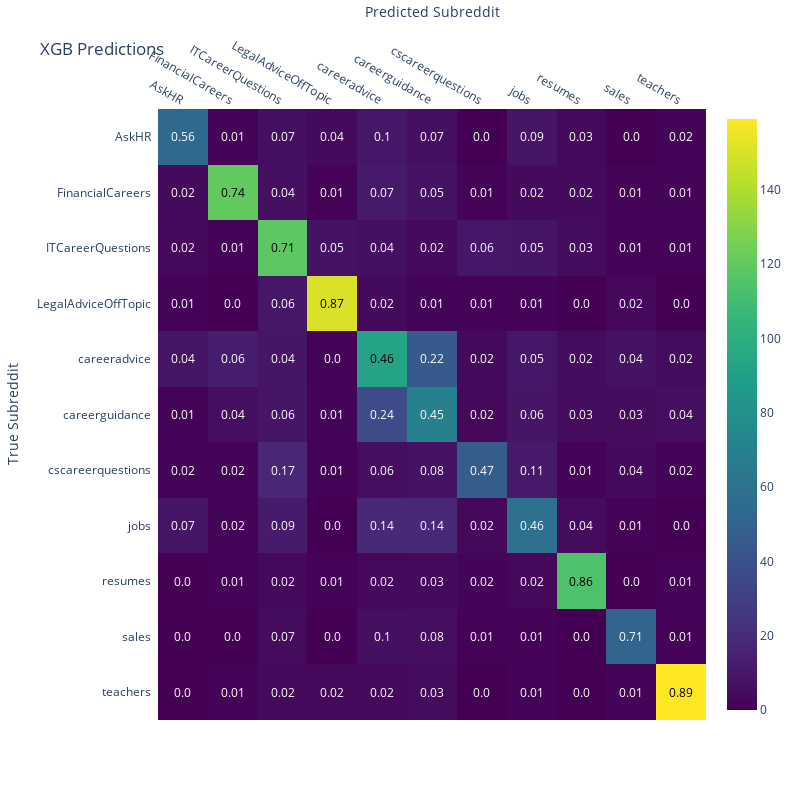

The code cell stored with this chart in its notebook:
### Markdown cell above
XGBoost in comprasion to the linear svc

### Code cell
#XGB
predicted_subreddit_names = label_encoder.inverse_transform(results)
true_subreddit_names = label_encoder.inverse_transform(y_test)

# Compute the confusion matrix
conf_matrix = confusion_matrix(true_subreddit_names, predicted_subreddit_names)

# Get unique class names in the right order
sorted_unique_names = np.unique(np.concatenate((true_subreddit_names, predicted_subreddit_names)))

# Create the heatmap
fig = ff.create_annotated_heatmap(
    z=conf_matrix,
    x=sorted_unique_names.tolist(),  
    y=sorted_unique_names.tolist(),  
    colorscale='Viridis',
    annotation_text=np.around(conf_matrix.astype(float) / conf_matrix.sum(axis=1)[:, np.newaxis], decimals=2).astype(str),
    hoverinfo="z",
    showscale=True
)

# Update the layout
fig.update_layout(
    title='XGB Predictions',
    xaxis=dict(title='Predicted Subreddit'),
    yaxis=dict(title='True Subreddit', autorange='reversed'),
    width=800,  
    height=800,
)

# Show the figure
fig.show()

### Figure 1 — Plotly figure (JSON) as saved in the notebook; plotly's stock layout.template omitted (floating-point values rounded to 4 significant figures)
{"data": [{"colorscale": [[0, "#440154"], [0.1111, "#482878"], [0.2222, "#3e4989"], [0.3333, "#31688e"], [0.4444, "#26828e"], [0.5556, "#1f9e89"], [0.6667, "#35b779"], [0.7778, "#6ece58"], [0.8889, "#b5de2b"], [1, "#fde725"]], "hoverinfo": "z", "reversescale": false, "showscale": true, "type": "heatmap", "x": ["AskHR", "FinancialCareers", "ITCareerQuestions", "LegalAdviceOffTopic", "careeradvice", "careerguidance", "cscareerquestions", "jobs", "resumes", "sales", "teachers"], "y": ["AskHR", "FinancialCareers", "ITCareerQuestions", "LegalAdviceOffTopic", "careeradvice", "careerguidance", "cscareerquestions", "jobs", "resumes", "sales", "teachers"], "z": [[54, 1, 7, 4, 10, 7, 0, 9, 3, 0, 2], [4, 120, 7, 1, 11, 8, 1, 4, 4, 1, 2], [3, 1, 118, 8, 7, 4, 10, 9, 5, 1, 1], [1, 0, 10, 150, 4, 2, 1, 2, 0, 3, 0], [9, 13, 9, 1, 92, 45, 4, 10, 5, 8, 5], [1, 6, 9, 2, 37, 69, 3, 9, 5, 5, 6], [2, 2, 17, 1, 6, 8, 47, 11, 1, 4, 2], [9, 2, 12, 0, 18, 18, 3, 59, 5, 1, 0], [0, 1, 3, 1, 3, 4, 2, 3, 114, 0, 1], [0, 0, 5, 0, 7, 6, 1, 1, 0, 51, 1], [0, 1, 4, 3, 3, 5, 0, 1, 0, 2, 159]]}], "layout": {"annotations": [{"font": {"color": "#FFFFFF"}, "showarrow": false, "text": "0.56", "x": "AskHR", "xref": "x", "y": "AskHR", "yref": "y"}, {"font": {"color": "#FFFFFF"}, "showarrow": false, "text": "0.01", "x": "FinancialCareers", "xref": "x", "y": "AskHR", "yref": "y"}, {"font": {"color": "#FFFFFF"}, "showarrow": false, "text": "0.07", "x": "ITCareerQuestions", "xref": "x", "y": "AskHR", "yref": "y"}, {"font": {"color": "#FFFFFF"}, "showarrow": false, "text": "0.04", "x": "LegalAdviceOffTopic", "xref": "x", "y": "AskHR", "yref": "y"}, {"font": {"color": "#FFFFFF"}, "showarrow": false, "text": "0.1", "x": "careeradvice", "xref": "x", "y": "AskHR", "yref": "y"}, {"font": {"color": "#FFFFFF"}, "showarrow": false, "text": "0.07", "x": "careerguidance", "xref": "x", "y": "AskHR", "yref": "y"}, {"font": {"color": "#FFFFFF"}, "showarrow": false, "text": "0.0", "x": "cscareerquestions", "xref": "x", "y": "AskHR", "yref": "y"}, {"font": {"color": "#FFFFFF"}, "showarrow": false, "text": "0.09", "x": "jobs", "xref": "x", "y": "AskHR", "yref": "y"}, {"font": {"color": "#FFFFFF"}, "showarrow": false, "text": "0.03", "x": "resumes", "xref": "x", "y": "AskHR", "yref": "y"}, {"font": {"color": "#FFFFFF"}, "showarrow": false, "text": "0.0", "x": "sales", "xref": "x", "y": "AskHR", "yref": "y"}, {"font": {"color": "#FFFFFF"}, "showarrow": false, "text": "0.02", "x": "teachers", "xref": "x", "y": "AskHR", "yref": "y"}, {"font": {"color": "#FFFFFF"}, "showarrow": false, "text": "0.02", "x": "AskHR", "xref": "x", "y": "FinancialCareers", "yref": "y"}, {"font": {"color": "#000000"}, "showarrow": false, "text": "0.74", "x": "FinancialCareers", "xref": "x", "y": "FinancialCareers", "yref": "y"}, {"font": {"color": "#FFFFFF"}, "showarrow": false, "text": "0.04", "x": "ITCareerQuestions", "xref": "x", "y": "FinancialCareers", "yref": "y"}, {"font": {"color": "#FFFFFF"}, "showarrow": false, "text": "0.01", "x": "LegalAdviceOffTopic", "xref": "x", "y": "FinancialCareers", "yref": "y"}, {"font": {"color": "#FFFFFF"}, "showarrow": false, "text": "0.07", "x": "careeradvice", "xref": "x", "y": "FinancialCareers", "yref": "y"}, {"font": {"color": "#FFFFFF"}, "showarrow": false, "text": "0.05", "x": "careerguidance", "xref": "x", "y": "FinancialCareers", "yref": "y"}, {"font": {"color": "#FFFFFF"}, "showarrow": false, "text": "0.01", "x": "cscareerquestions", "xref": "x", "y": "FinancialCareers", "yref": "y"}, {"font": {"color": "#FFFFFF"}, "showarrow": false, "text": "0.02", "x": "jobs", "xref": "x", "y": "FinancialCareers", "yref": "y"}, {"font": {"color": "#FFFFFF"}, "showarrow": false, "text": "0.02", "x": "resumes", "xref": "x", "y": "FinancialCareers", "yref": "y"}, {"font": {"color": "#FFFFFF"}, "showarrow": false, "text": "0.01", "x": "sales", "xref": "x", "y": "FinancialCareers", "yref": "y"}, {"font": {"color": "#FFFFFF"}, "showarrow": false, "text": "0.01", "x": "teachers", "xref": "x", "y": "FinancialCareers", "yref": "y"}, {"font": {"color": "#FFFFFF"}, "showarrow": false, "text": "0.02", "x": "AskHR", "xref": "x", "y": "ITCareerQuestions", "yref": "y"}, {"font": {"color": "#FFFFFF"}, "showarrow": false, "text": "0.01", "x": "FinancialCareers", "xref": "x", "y": "ITCareerQuestions", "yref": "y"}, {"font": {"color": "#000000"}, "showarrow": false, "text": "0.71", "x": "ITCareerQuestions", "xref": "x", "y": "ITCareerQuestions", "yref": "y"}, {"font": {"color": "#FFFFFF"}, "showarrow": false, "text": "0.05", "x": "LegalAdviceOffTopic", "xref": "x", "y": "ITCareerQuestions", "yref": "y"}, {"font": {"color": "#FFFFFF"}, "showarrow": false, "text": "0.04", "x": "careeradvice", "xref": "x", "y": "ITCareerQuestions", "yref": "y"}, {"font": {"color": "#FFFFFF"}, "showarrow": false, "text": "0.02", "x": "careerguidance", "xref": "x", "y": "ITCareerQuestions", "yref": "y"}, {"font": {"color": "#FFFFFF"}, "showarrow": false, "text": "0.06", "x": "cscareerquestions", "xref": "x", "y": "ITCareerQuestions", "yref": "y"}, {"font": {"color": "#FFFFFF"}, "showarrow": false, "text": "0.05", "x": "jobs", "xref": "x", "y": "ITCareerQuestions", "yref": "y"}, {"font": {"color": "#FFFFFF"}, "showarrow": false, "text": "0.03", "x": "resumes", "xref": "x", "y": "ITCareerQuestions", "yref": "y"}, {"font": {"color": "#FFFFFF"}, "showarrow": false, "text": "0.01", "x": "sales", "xref": "x", "y": "ITCareerQuestions", "yref": "y"}, {"font": {"color": "#FFFFFF"}, "showarrow": false, "text": "0.01", "x": "teachers", "xref": "x", "y": "ITCareerQuestions", "yref": "y"}, {"font": {"color": "#FFFFFF"}, "showarrow": false, "text": "0.01", "x": "AskHR", "xref": "x", "y": "LegalAdviceOffTopic", "yref": "y"}, {"font": {"color": "#FFFFFF"}, "showarrow": false, "text": "0.0", "x": "FinancialCareers", "xref": "x", "y": "LegalAdviceOffTopic", "yref": "y"}, {"font": {"color": "#FFFFFF"}, "showarrow": false, "text": "0.06", "x": "ITCareerQuestions", "xref": "x", "y": "LegalAdviceOffTopic", "yref": "y"}, {"font": {"color": "#000000"}, "showarrow": false, "text": "0.87", "x": "LegalAdviceOffTopic", "xref": "x", "y": "LegalAdviceOffTopic", "yref": "y"}, {"font": {"color": "#FFFFFF"}, "showarrow": false, "text": "0.02", "x": "careeradvice", "xref": "x", "y": "LegalAdviceOffTopic", "yref": "y"}, {"font": {"color": "#FFFFFF"}, "showarrow": false, "text": "0.01", "x": "careerguidance", "xref": "x", "y": "LegalAdviceOffTopic", "yref": "y"}, {"font": {"color": "#FFFFFF"}, "showarrow": false, "text": "0.01", "x": "cscareerquestions", "xref": "x", "y": "LegalAdviceOffTopic", "yref": "y"}, {"font": {"color": "#FFFFFF"}, "showarrow": false, "text": "0.01", "x": "jobs", "xref": "x", "y": "LegalAdviceOffTopic", "yref": "y"}, {"font": {"color": "#FFFFFF"}, "showarrow": false, "text": "0.0", "x": "resumes", "xref": "x", "y": "LegalAdviceOffTopic", "yref": "y"}, {"font": {"color": "#FFFFFF"}, "showarrow": false, "text": "0.02", "x": "sales", "xref": "x", "y": "LegalAdviceOffTopic", "yref": "y"}, {"font": {"color": "#FFFFFF"}, "showarrow": false, "text": "0.0", "x": "teachers", "xref": "x", "y": "LegalAdviceOffTopic", "yref": "y"}, {"font": {"color": "#FFFFFF"}, "showarrow": false, "text": "0.04", "x": "AskHR", "xref": "x", "y": "careeradvice", "yref": "y"}, {"font": {"color": "#FFFFFF"}, "showarrow": false, "text": "0.06", "x": "FinancialCareers", "xref": "x", "y": "careeradvice", "yref": "y"}, {"font": {"color": "#FFFFFF"}, "showarrow": false, "text": "0.04", "x": "ITCareerQuestions", "xref": "x", "y": "careeradvice", "yref": "y"}, {"font": {"color": "#FFFFFF"}, "showarrow": false, "text": "0.0", "x": "LegalAdviceOffTopic", "xref": "x", "y": "careeradvice", "yref": "y"}, {"font": {"color": "#000000"}, "showarrow": false, "text": "0.46", "x": "careeradvice", "xref": "x", "y": "careeradvice", "yref": "y"}, {"font": {"color": "#FFFFFF"}, "showarrow": false, "text": "0.22", "x": "careerguidance", "xref": "x", "y": "careeradvice", "yref": "y"}, {"font": {"color": "#FFFFFF"}, "showarrow": false, "text": "0.02", "x": "cscareerquestions", "xref": "x", "y": "careeradvice", "yref": "y"}, {"font": {"color": "#FFFFFF"}, "showarrow": false, "text": "0.05", "x": "jobs", "xref": "x", "y": "careeradvice", "yref": "y"}, {"font": {"color": "#FFFFFF"}, "showarrow": false, "text": "0.02", "x": "resumes", "xref": "x", "y": "careeradvice", "yref": "y"}, {"font": {"color": "#FFFFFF"}, "showarrow": false, "text": "0.04", "x": "sales", "xref": "x", "y": "careeradvice", "yref": "y"}, {"font": {"color": "#FFFFFF"}, "showarrow": false, "text": "0.02", "x": "teachers", "xref": "x", "y": "careeradvice", "yref": "y"}, {"font": {"color": "#FFFFFF"}, "showarrow": false, "text": "0.01", "x": "AskHR", "xref": "x", "y": "careerguidance", "yref": "y"}, {"font": {"color": "#FFFFFF"}, "showarrow": false, "text": "0.04", "x": "FinancialCareers", "xref": "x", "y": "careerguidance", "yref": "y"}, {"font": {"color": "#FFFFFF"}, "showarrow": false, "text": "0.06", "x": "ITCareerQuestions", "xref": "x", "y": "careerguidance", "yref": "y"}, {"font": {"color": "#FFFFFF"}, "showarrow": false, "text": "0.01", "x": "LegalAdviceOffTopic", "xref": "x", "y": "careerguidance", "yref": "y"}, {"font": {"color": "#FFFFFF"}, "showarrow": false, "text": "0.24", "x": "careeradvice", "xref": "x", "y": "careerguidance", "yref": "y"}, {"font": {"color": "#FFFFFF"}, "showarrow": false, "text": "0.45", "x": "careerguidance", "xref": "x", "y": "careerguidance", "yref": "y"}, {"font": {"color": "#FFFFFF"}, "showarrow": false, "text": "0.02", "x": "cscareerquestions", "xref": "x", "y": "careerguidance", "yref": "y"}, {"font": {"color": "#FFFFFF"}, "showarrow": false, "text": "0.06", "x": "jobs", "xref": "x", "y": "careerguidance", "yref": "y"}, {"font": {"color": "#FFFFFF"}, "showarrow": false, "text": "0.03", "x": "resumes", "xref": "x", "y": "careerguidance", "yref": "y"}, {"font": {"color": "#FFFFFF"}, "showarrow": false, "text": "0.03", "x": "sales", "xref": "x", "y": "careerguidance", "yref": "y"}, {"font": {"color": "#FFFFFF"}, "showarrow": false, "text": "0.04", "x": "teachers", "xref": "x", "y": "careerguidance", "yref": "y"}, {"font": {"color": "#FFFFFF"}, "showarrow": false, "text": "0.02", "x": "AskHR", "xref": "x", "y": "cscareerquestions", "yref": "y"}, {"font": {"color": "#FFFFFF"}, "showarrow": false, "text": "0.02", "x": "FinancialCareers", "xref": "x", "y": "cscareerquestions", "yref": "y"}, {"font": {"color": "#FFFFFF"}, "showarrow": false, "text": "0.17", "x": "ITCareerQuestions", "xref": "x", "y": "cscareerquestions", "yref": "y"}, {"font": {"color": "#FFFFFF"}, "showarrow": false, "text": "0.01", "x": "LegalAdviceOffTopic", "xref": "x", "y": "cscareerquestions", "yref": "y"}, {"font": {"color": "#FFFFFF"}, "showarrow": false, "text": "0.06", "x": "careeradvice", "xref": "x", "y": "cscareerquestions", "yref": "y"}, {"font": {"color": "#FFFFFF"}, "showarrow": false, "text": "0.08", "x": "careerguidance", "xref": "x", "y": "cscareerquestions", "yref": "y"}, {"font": {"color": "#FFFFFF"}, "showarrow": false, "text": "0.47", "x": "cscareerquestions", "xref": "x", "y": "cscareerquestions", "yref": "y"}, {"font": {"color": "#FFFFFF"}, "showarrow": false, "text": "0.11", "x": "jobs", "xref": "x", "y": "cscareerquestions", "yref": "y"}, {"font": {"color": "#FFFFFF"}, "showarrow": false, "text": "0.01", "x": "resumes", "xref": "x", "y": "cscareerquestions", "yref": "y"}, {"font": {"color": "#FFFFFF"}, "showarrow": false, "text": "0.04", "x": "sales", "xref": "x", "y": "cscareerquestions", "yref": "y"}, {"font": {"color": "#FFFFFF"}, "showarrow": false, "text": "0.02", "x": "teachers", "xref": "x", "y": "cscareerquestions", "yref": "y"}, {"font": {"color": "#FFFFFF"}, "showarrow": false, "text": "0.07", "x": "AskHR", "xref": "x", "y": "jobs", "yref": "y"}, {"font": {"color": "#FFFFFF"}, "showarrow": false, "text": "0.02", "x": "FinancialCareers", "xref": "x", "y": "jobs", "yref": "y"}, {"font": {"color": "#FFFFFF"}, "showarrow": false, "text": "0.09", "x": "ITCareerQuestions", "xref": "x", "y": "jobs", "yref": "y"}, {"font": {"color": "#FFFFFF"}, "showarrow": false, "text": "0.0", "x": "LegalAdviceOffTopic", "xref": "x", "y": "jobs", "yref": "y"}, {"font": {"color": "#FFFFFF"}, "showarrow": false, "text": "0.14", "x": "careeradvice", "xref": "x", "y": "jobs", "yref": "y"}, {"font": {"color": "#FFFFFF"}, "showarrow": false, "text": "0.14", "x": "careerguidance", "xref": "x", "y": "jobs", "yref": "y"}, {"font": {"color": "#FFFFFF"}, "showarrow": false, "text": "0.02", "x": "cscareerquestions", "xref": "x", "y": "jobs", "yref": "y"}, {"font": {"color": "#FFFFFF"}, "showarrow": false, "text": "0.46", "x": "jobs", "xref": "x", "y": "jobs", "yref": "y"}, {"font": {"color": "#FFFFFF"}, "showarrow": false, "text": "0.04", "x": "resumes", "xref": "x", "y": "jobs", "yref": "y"}, {"font": {"color": "#FFFFFF"}, "showarrow": false, "text": "0.01", "x": "sales", "xref": "x", "y": "jobs", "yref": "y"}, {"font": {"color": "#FFFFFF"}, "showarrow": false, "text": "0.0", "x": "teachers", "xref": "x", "y": "jobs", "yref": "y"}, {"font": {"color": "#FFFFFF"}, "showarrow": false, "text": "0.0", "x": "AskHR", "xref": "x", "y": "resumes", "yref": "y"}, {"font": {"color": "#FFFFFF"}, "showarrow": false, "text": "0.01", "x": "FinancialCareers", "xref": "x", "y": "resumes", "yref": "y"}, {"font": {"color": "#FFFFFF"}, "showarrow": false, "text": "0.02", "x": "ITCareerQuestions", "xref": "x", "y": "resumes", "yref": "y"}, {"font": {"color": "#FFFFFF"}, "showarrow": false, "text": "0.01", "x": "LegalAdviceOffTopic", "xref": "x", "y": "resumes", "yref": "y"}, {"font": {"color": "#FFFFFF"}, "showarrow": false, "text": "0.02", "x": "careeradvice", "xref": "x", "y": "resumes", "yref": "y"}, {"font": {"color": "#FFFFFF"}, "showarrow": false, "text": "0.03", "x": "careerguidance", "xref": "x", "y": "resumes", "yref": "y"}, {"font": {"color": "#FFFFFF"}, "showarrow": false, "text": "0.02", "x": "cscareerquestions", "xref": "x", "y": "resumes", "yref": "y"}, {"font": {"color": "#FFFFFF"}, "showarrow": false, "text": "0.02", "x": "jobs", "xref": "x", "y": "resumes", "yref": "y"}, {"font": {"color": "#000000"}, "showarrow": false, "text": "0.86", "x": "resumes", "xref": "x", "y": "resumes", "yref": "y"}, {"font": {"color": "#FFFFFF"}, "showarrow": false, "text": "0.0", "x": "sales", "xref": "x", "y": "resumes", "yref": "y"}, {"font": {"color": "#FFFFFF"}, "showarrow": false, "text": "0.01", "x": "teachers", "xref": "x", "y": "resumes", "yref": "y"}, {"font": {"color": "#FFFFFF"}, "showarrow": false, "text": "0.0", "x": "AskHR", "xref": "x", "y": "sales", "yref": "y"}, {"font": {"color": "#FFFFFF"}, "showarrow": false, "text": "0.0", "x": "FinancialCareers", "xref": "x", "y": "sales", "yref": "y"}, {"font": {"color": "#FFFFFF"}, "showarrow": false, "text": "0.07", "x": "ITCareerQuestions", "xref": "x", "y": "sales", "yref": "y"}, {"font": {"color": "#FFFFFF"}, "showarrow": false, "text": "0.0", "x": "LegalAdviceOffTopic", "xref": "x", "y": "sales", "yref": "y"}, {"font": {"color": "#FFFFFF"}, "showarrow": false, "text": "0.1", "x": "careeradvice", "xref": "x", "y": "sales", "yref": "y"}, {"font": {"color": "#FFFFFF"}, "showarrow": false, "text": "0.08", "x": "careerguidance", "xref": "x", "y": "sales", "yref": "y"}, {"font": {"color": "#FFFFFF"}, "showarrow": false, "text": "0.01", "x": "cscareerquestions", "xref": "x", "y": "sales", "yref": "y"}, {"font": {"color": "#FFFFFF"}, "showarrow": false, "text": "0.01", "x": "jobs", "xref": "x", "y": "sales", "yref": "y"}, {"font": {"color": "#FFFFFF"}, "showarrow": false, "text": "0.0", "x": "resumes", "xref": "x", "y": "sales", "yref": "y"}, {"font": {"color": "#FFFFFF"}, "showarrow": false, "text": "0.71", "x": "sales", "xref": "x", "y": "sales", "yref": "y"}, {"font": {"color": "#FFFFFF"}, "showarrow": false, "text": "0.01", "x": "teachers", "xref": "x", "y": "sales", "yref": "y"}, {"font": {"color": "#FFFFFF"}, "showarrow": false, "text": "0.0", "x": "AskHR", "xref": "x", "y": "teachers", "yref": "y"}, {"font": {"color": "#FFFFFF"}, "showarrow": false, "text": "0.01", "x": "FinancialCareers", "xref": "x", "y": "teachers", "yref": "y"}, {"font": {"color": "#FFFFFF"}, "showarrow": false, "text": "0.02", "x": "ITCareerQuestions", "xref": "x", "y": "teachers", "yref": "y"}, {"font": {"color": "#FFFFFF"}, "showarrow": false, "text": "0.02", "x": "LegalAdviceOffTopic", "xref": "x", "y": "teachers", "yref": "y"}, {"font": {"color": "#FFFFFF"}, "showarrow": false, "text": "0.02", "x": "careeradvice", "xref": "x", "y": "teachers", "yref": "y"}, {"font": {"color": "#FFFFFF"}, "showarrow": false, "text": "0.03", "x": "careerguidance", "xref": "x", "y": "teachers", "yref": "y"}, {"font": {"color": "#FFFFFF"}, "showarrow": false, "text": "0.0", "x": "cscareerquestions", "xref": "x", "y": "teachers", "yref": "y"}, {"font": {"color": "#FFFFFF"}, "showarrow": false, "text": "0.01", "x": "jobs", "xref": "x", "y": "teachers", "yref": "y"}, {"font": {"color": "#FFFFFF"}, "showarrow": false, "text": "0.0", "x": "resumes", "xref": "x", "y": "teachers", "yref": "y"}, {"font": {"color": "#FFFFFF"}, "showarrow": false, "text": "0.01", "x": "sales", "xref": "x", "y": "teachers", "yref": "y"}, {"font": {"color": "#000000"}, "showarrow": false, "text": "0.89", "x": "teachers", "xref": "x", "y": "teachers", "yref": "y"}], "height": 800, "title": {"text": "XGB Predictions"}, "width": 800, "xaxis": {"dtick": 1, "gridcolor": "rgb(0, 0, 0)", "side": "top", "ticks": "", "title": {"text": "Predicted Subreddit"}}, "yaxis": {"autorange": "reversed", "dtick": 1, "ticks": "", "ticksuffix": "  ", "title": {"text": "True Subreddit"}}}}
